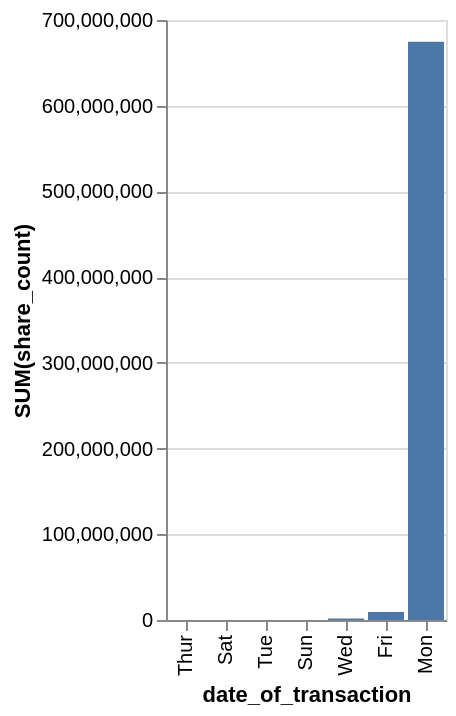

Describe this chart as a Vega-Lite specification.
### Vega-Lite specification from a JSON file in a GitHub repository (floating-point values rounded to 4 significant figures)
{"data": {"values": [{"x_data": "Mon", "y_data": 674529892}, {"x_data": "Tue", "y_data": 96529}, {"x_data": "Wed", "y_data": 1663726}, {"x_data": "Thur", "y_data": 0}, {"x_data": "Fri", "y_data": 9357173}, {"x_data": "Sat", "y_data": 0}, {"x_data": "Sun", "y_data": 97709}]}, "mark": "bar", "encoding": {"x": {"field": "x_data", "type": "nominal", "title": "date_of_transaction", "sort": {"op": "sum", "field": "y_data", "order": "ascending"}}, "y": {"field": "y_data", "type": "quantitative", "title": "SUM(share_count)"}}}
